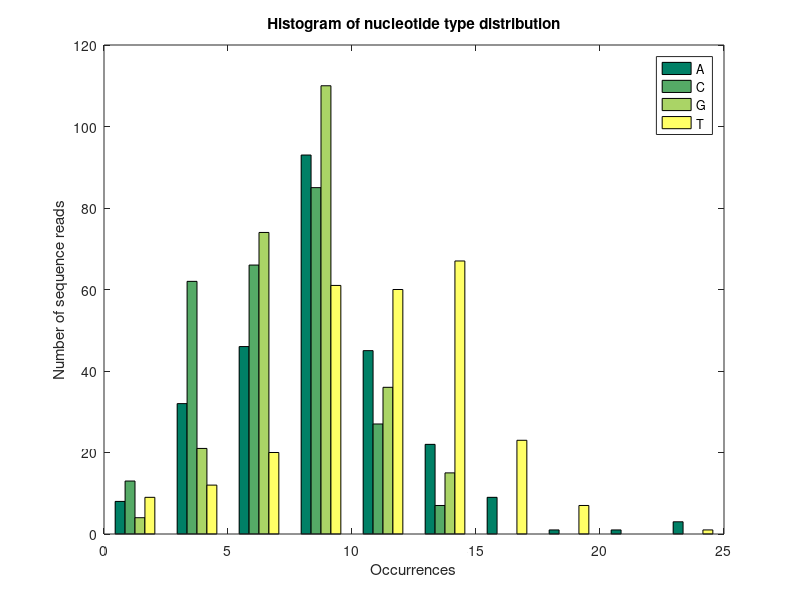

Write the MATLAB code that produced this figure.
%%
% This is an example of how to create a histogram plot in MATLAB&#174;.
% 
% Read about the <http://www.mathworks.com/help/matlab/ref/hist.html |hist|> function in the MATLAB documentation.
%
% For more examples, go to <http://www.mathworks.com/discovery/gallery.html MATLAB Plot Gallery>
%
% Copyright 2012-2014 The MathWorks, Inc.

% Load nucleotide data
load nucleotideData ncount

% Create the histogram using the hist function
figure
hist(ncount)
colormap summer

% Add a legend
legend('A', 'C', 'G', 'T')

% Add title and axis labels
title('Histogram of nucleotide type distribution')
xlabel('Occurrences')
ylabel('Number of sequence reads')
